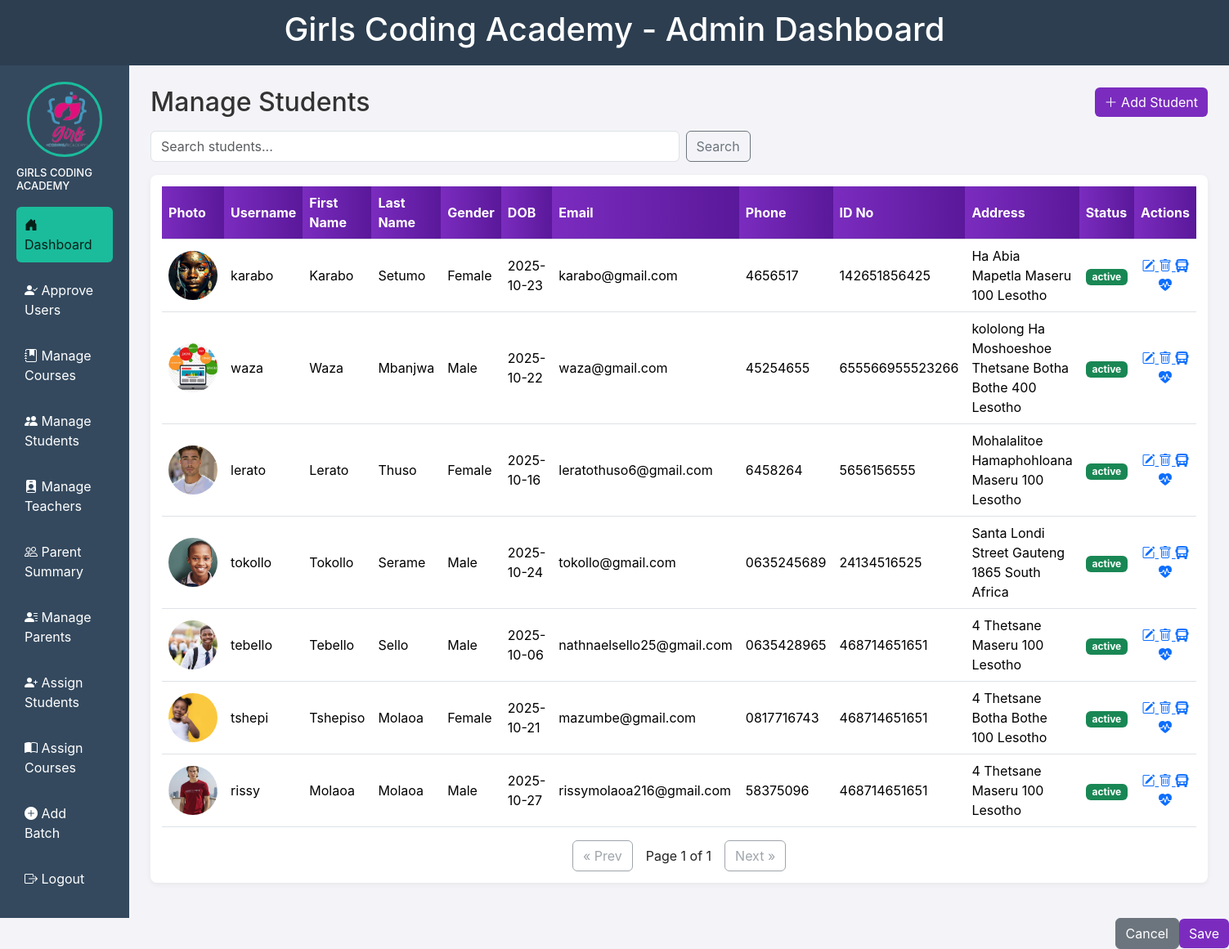
/student_tuesday.php (signed in), run on an earlier commit of the app's database.
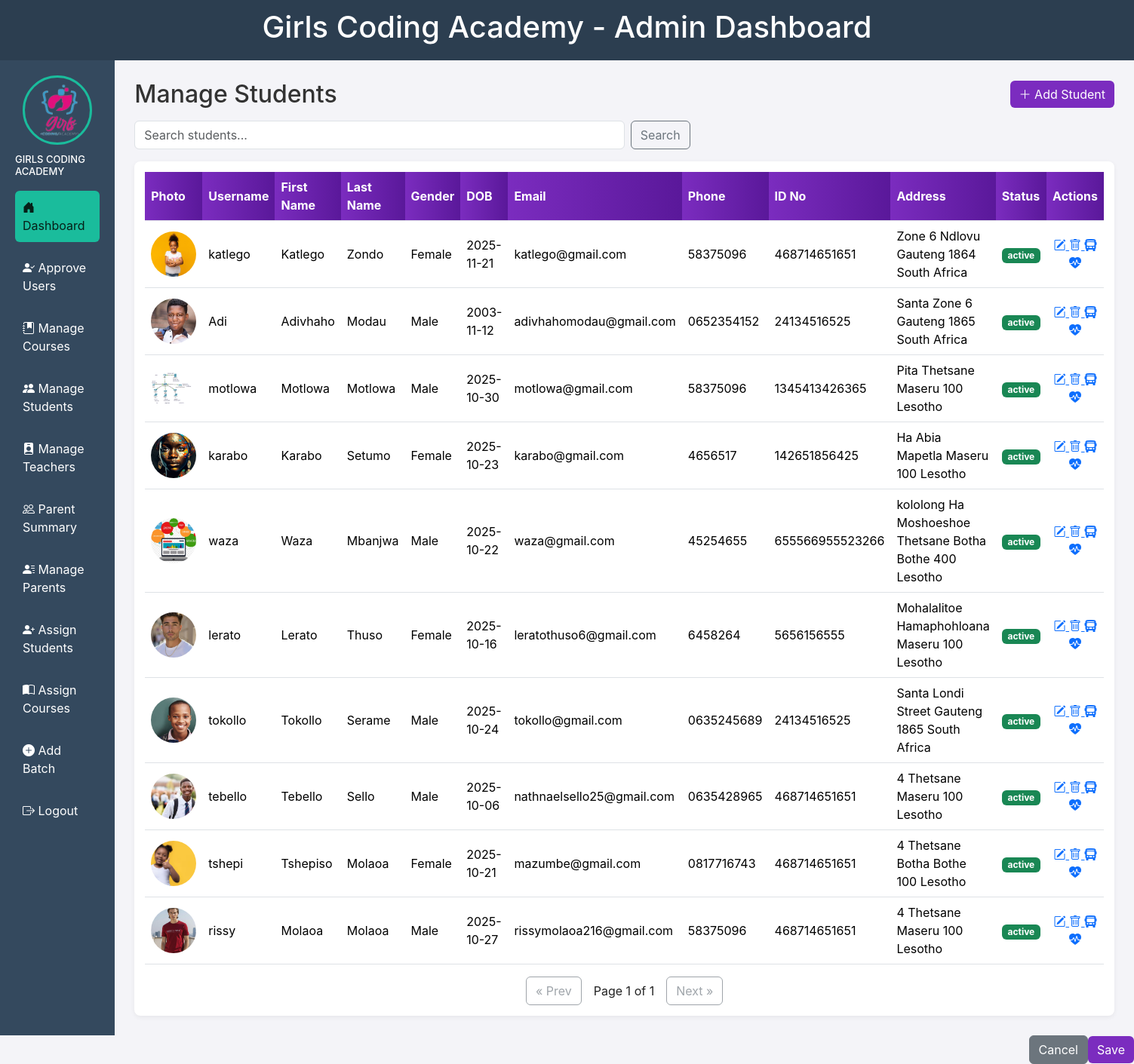
And on a later commit of the database.
### tables this page shows
CREATE TABLE `users` (
  `user_id` int(11) NOT NULL AUTO_INCREMENT,
  `firstName` varchar(100) DEFAULT NULL,
  `lastName` varchar(100) DEFAULT NULL,
  `email` varchar(100) DEFAULT NULL,
  `password` varchar(255) DEFAULT NULL,
  `username` varchar(50) DEFAULT NULL,
  `role` varchar(20) DEFAULT NULL,
  `gender` varchar(10) DEFAULT NULL,
  `dob` date DEFAULT NULL,
  `IDNumber` varchar(20) DEFAULT NULL,
  `phone` varchar(20) DEFAULT NULL,
  `document` varchar(255) DEFAULT NULL,
  `status` varchar(20) DEFAULT NULL,
  `address_id` int(11) DEFAULT NULL,
  `created_at` datetime DEFAULT NULL,
  `updated_at` datetime DEFAULT NULL,
  PRIMARY KEY (`user_id`),
  UNIQUE KEY `email` (`email`),
  UNIQUE KEY `username` (`username`),
  KEY `address_id` (`address_id`),
  CONSTRAINT `users_ibfk_1` FOREIGN KEY (`address_id`) REFERENCES `addresses` (`address_id`)
);

CREATE TABLE `students` (
  `student_id` int(11) NOT NULL AUTO_INCREMENT,
  `student_number` varchar(50) DEFAULT NULL,
  `user_id` int(11) NOT NULL,
  `photo` varchar(255) DEFAULT NULL,
  PRIMARY KEY (`student_id`),
  UNIQUE KEY `student_number` (`student_number`),
  KEY `user_id` (`user_id`),
  CONSTRAINT `students_ibfk_1` FOREIGN KEY (`user_id`) REFERENCES `users` (`user_id`) ON DELETE CASCADE
);

CREATE TABLE `addresses` (
  `address_id` int(11) NOT NULL AUTO_INCREMENT,
  `address1` varchar(255) DEFAULT NULL,
  `streetName` varchar(255) DEFAULT NULL,
  `postalCode` varchar(20) DEFAULT NULL,
  `district` varchar(100) DEFAULT NULL,
  `country` varchar(100) DEFAULT NULL,
  `created_at` datetime DEFAULT NULL,
  `updated_at` datetime DEFAULT NULL,
  PRIMARY KEY (`address_id`)
);

### student_tuesday.php (the view, shortened to what this page needs)
<?php
include("db.php");
$limit = 10;
$page = isset($_GET['page']) ? max(1,intval($_GET['page'])) : 1;
$offset = ($page-1) * $limit;
$search = isset($_GET['search']) ? trim($_GET['search']) : '';
if ($search) {
    $like = "%$search%";
    $stmt = $conn->prepare("
        SELECT u.*, s.student_id, s.photo, a.address1, a.streetName, a.postalCode, a.district, a.country
        FROM users u
        JOIN students s ON s.user_id = u.user_id
        LEFT JOIN addresses a ON u.address_id = a.address_id
        WHERE u.role='student' AND (u.username LIKE ? OR u.firstName LIKE ? OR u.lastName LIKE ?)
        ORDER BY u.created_at DESC
        LIMIT ? OFFSET ?
    ");
    $stmt->bind_param("sssii",$like,$like,$like,$limit,$offset);
    $stmt->execute();
    $students = $stmt->get_result();
    $stmt->close();
    $stmt = $conn->prepare("SELECT COUNT(*) AS total FROM users WHERE role='student' AND (username LIKE ? OR firstName LIKE ? OR lastName LIKE ?)");
    $stmt->bind_param("sss",$like,$like,$like);
    $stmt->execute();
    $total_row = $stmt->get_result()->fetch_assoc();
    $stmt->close();
} else {
    $students_q = "
        SELECT u.*, s.student_id, s.photo, a.address1, a.streetName, a.postalCode, a.district, a.country
        FROM users u
        JOIN students s ON s.user_id = u.user_id
        LEFT JOIN addresses a ON u.address_id = a.address_id
        WHERE u.role = 'student'
        ORDER BY u.created_at DESC
        LIMIT $limit OFFSET $offset
    ";
    $students = $conn->query($students_q);
    $total_result = $conn->query("SELECT COUNT(*) AS total FROM users WHERE role='student'");
    $total_row = $total_result->fetch_assoc();
}
$total_pages = ceil($total_row['total'] / $limit);
?>
<!DOCTYPE html>
<html lang="en">
<head>
<link href="https://cdn.jsdelivr.net/npm/bootstrap@5.3.2/dist/css/bootstrap.min.css" rel="stylesheet" />
<link href="https://cdn.jsdelivr.net/npm/bootstrap-icons@1.11.3/font/bootstrap-icons.css" rel="stylesheet" />
</head>
<body>
<header>
  <h1>Girls Coding Academy - Admin Dashboard</h1>
</header>
<div class="layout">
  <aside class="sidebar">
    <img src="admin.png" alt="Admin" />
    <h3>GIRLS CODING ACADEMY</h3>
    <nav class="nav">
      <a href="admin_dashboard.php" class="active"><i class="bi bi-house-door-fill"></i> Dashboard</a>
      <a href="approve_users.php"><i class="bi bi-person-check-fill"></i> Approve Users</a>
      <a href="manage_courses.php"><i class="bi bi-journal-bookmark-fill"></i> Manage Courses</a>
      <a href="manage_students.php"><i class="bi bi-people-fill"></i> Manage Students</a>
      <a href="manage_teachers.php"><i class="bi bi-person-badge-fill"></i> Manage Teachers</a>
      <a href="parents_summary.php"><i class="bi bi-people"></i> Parent Summary</a>
      <a href="manage_parents.php"><i class="bi bi-person-lines-fill"></i> Manage Parents</a>
      <a href="assign_parent_student.php"><i class="bi bi-person-plus-fill"></i> Assign Students</a>
      <a href="course_assignment.php"><i class="bi bi-book-half"></i> Assign Courses</a>
      <a href="add_batch.php"><i class="bi bi-plus-circle-fill"></i> Add Batch</a>
      <a href="logout.php"><i class="bi bi-box-arrow-right"></i> Logout</a>
    </nav>
  </aside>
  <main class="main">
    <div class="top-row">
      <h2 style="margin:0;color:#333">Manage Students</h2>
      <div>
        <button class="btn btn-primary" onclick="openModal();"><i class="bi bi-plus-lg"></i> Add Student</button>
      </div>
    </div>
    <form method="get" class="mb-3 d-flex gap-2">
      <input type="text" name="search" placeholder="Search students..." value="<?= htmlspecialchars($search) ?>" class="form-control w-50" />
      <button type="submit" class="btn btn-outline-secondary">Search</button>
    </form>
    <div class="table-card">
      <table class="table table-hover align-middle">
        <thead>
          <tr>
            <th>Photo</th><th>Username</th><th>First Name</th><th>Last Name</th><th>Gender</th><th>DOB</th><th>Email</th><th>Phone</th><th>ID No</th><th>Address</th><th>Status</th><th class="text-center">Actions</th>
          </tr>
        </thead>
        <tbody>
<?php while ($s = $students->fetch_assoc()):
    $json = json_encode($s, JSON_HEX_TAG|JSON_HEX_AMP|JSON_HEX_APOS|JSON_HEX_QUOT);
?>
          <tr>
            <td style="text-align:center; width: 100px;">
              <?php if (!empty($s['photo']) && file_exists($s['photo'])): ?>
                <img src="<?= htmlspecialchars($s['photo']) ?>" alt="Photo" style="width:60px;height:60px;object-fit:cover;border-radius:50%;" />
              <?php else: ?>
                <div class="placeholder-photo">No Photo</div>
              <?php endif; ?>
            </td>
            <td><?= htmlspecialchars($s['username']) ?></td>
            <td><?= htmlspecialchars($s['firstName']) ?></td>
            <td><?= htmlspecialchars($s['lastName']) ?></td>
            <td><?= htmlspecialchars($s['gender']) ?></td>
            <td><?= htmlspecialchars($s['dob']) ?></td>
            <td><?= htmlspecialchars($s['email']) ?></td>
            <td><?= htmlspecialchars($s['phone']) ?></td>
            <td><?= htmlspecialchars($s['IDNumber']) ?></td>
            <td><?= htmlspecialchars(trim(($s['address1']??'').' '.($s['streetName']??'').' '.($s['district']??'').' '.($s['postalCode']??'').' '.($s['country']??''))) ?></td>
            <td><span class="badge <?= $s['status']=='active' ? 'bg-success' : 'bg-secondary' ?>"><?= htmlspecialchars($s['status']) ?></span></td>
            <td class="text-center">
              <a href="#" class="action-icons" title="Edit" onclick='editStudent(<?= $json ?>); return false;'>
                <i class="bi bi-pencil-square"></i>
              </a>
              <a href="?delete=<?= intval($s['user_id']) ?>" class="action-icons" title="Delete" onclick="return confirm('Delete this student?')">
                <i class="bi bi-trash"></i>
              </a>
              <a href="#" class="action-icons" title="Transport" onclick="openTransportModal(<?= intval($s['student_id']) ?>); return false;">
                <i class="bi bi-bus-front-fill"></i>
              </a>
              <a href="#" class="action-icons" title="Medical" onclick="openMedicalModal(<?= intval($s['student_id']) ?>); return false;">
                <i class="bi bi-heart-pulse-fill"></i>
              </a>
            </td>
          </tr>
<?php endwhile; ?>
        </tbody>
      </table>
      <div class="pagination d-flex justify-content-center gap-3 mt-3">
<?php
$qs = $search ? "&search=".urlencode($search) : "";
if ($page > 1):
?>
        <a class="btn btn-outline-secondary" href="?page=<?= $page - 1 . $qs ?>">&laquo; Prev</a>
<?php else: ?>
        <span class="btn btn-outline-secondary disabled">&laquo; Prev</span>
<?php endif; ?>
        <span class="align-self-center">Page <?= $page ?> of <?= $total_pages ?></span>
<?php if ($page < $total_pages): ?>
        <a class="btn btn-outline-secondary" href="?page=<?= $page + 1 . $qs ?>">Next &raquo;</a>
<?php else: ?>
        <span class="btn btn-outline-secondary disabled">Next &raquo;</span>
<?php endif; ?>
      </div>
    </div>
  </main>
</div>
        <div class="modal-footer">
          <button type="button" class="btn btn-secondary" data-bs-dismiss="modal">Cancel</button>
          <button type="submit" class="btn btn-primary">Save</button>
        </div>
</body>
</html>

### student_tuesday.php (style rules this page uses)
:root { --primary:#7b2cbf; --accent:#5a189a; --muted:#f4f4f8; --card:#ffffff; --text:#222; }
* { box-sizing:border-box }
body { font-family:Inter,Arial,Helvetica,sans-serif;margin:0;background:var(--muted);color:var(--text) }
header { background: #2c3e50; color: white; padding: 12px; text-align: center; }
.layout { display:flex;min-height:calc(100vh - 56px) }
.sidebar { width:220px;background:#34495e;padding:20px;display:flex;flex-direction:column;align-items:center;color:#fff }
.sidebar img { width:92px;height:92px;border-radius:50%;object-fit:cover;border:3px solid #1abc9c;margin-bottom:12px }
.sidebar h3 { font-size:13px;margin:0 0 12px }
.nav a { width:100%;display:block;color:#fff;text-decoration:none;padding:10px;border-radius:6px;margin:6px 0;text-align:left }
.nav a.active, .nav a:hover { background:#1abc9c;color:#062018 }
.main { flex:1;padding:26px }
.top-row { display:flex;justify-content:space-between;align-items:center;gap:12px;margin-bottom:16px }
.btn-primary { background:var(--primary);border:0 }
.table-card { background:var(--card);padding:14px;border-radius:8px;box-shadow:0 2px 6px rgba(0,0,0,0.06) }
.table thead th { background:linear-gradient(90deg,var(--primary),var(--accent));color:#fff }
.table td, .table th { vertical-align:middle }

What changed in the data, as far as the page shows it:
added users: students.photo (picture), username "katlego", firstName "Katlego", lastName "Zondo", gender "Female", dob "2025-11-21", email "katlego@gmail.com", phone "58375096", IDNumber "468714651651", address.country "Zone 6 Ndlovu Gauteng 1864 South Africa", status "active"
added users: students.photo (picture), username "Adi", firstName "Adivhaho", lastName "Modau", gender "Male", dob "2003-11-12", email "adivhahomodau@gmail.com", phone "0652354152", IDNumber "24134516525", address.country "Santa Zone 6 Gauteng 1865 South Africa", status "active"
added users: students.photo (picture), username "motlowa", firstName "Motlowa", lastName "Motlowa", gender "Male", dob "2025-10-30", email "motlowa@gmail.com", phone "58375096", IDNumber "1345413426365", address.country "Pita Thetsane Maseru 100 Lesotho", status "active"
